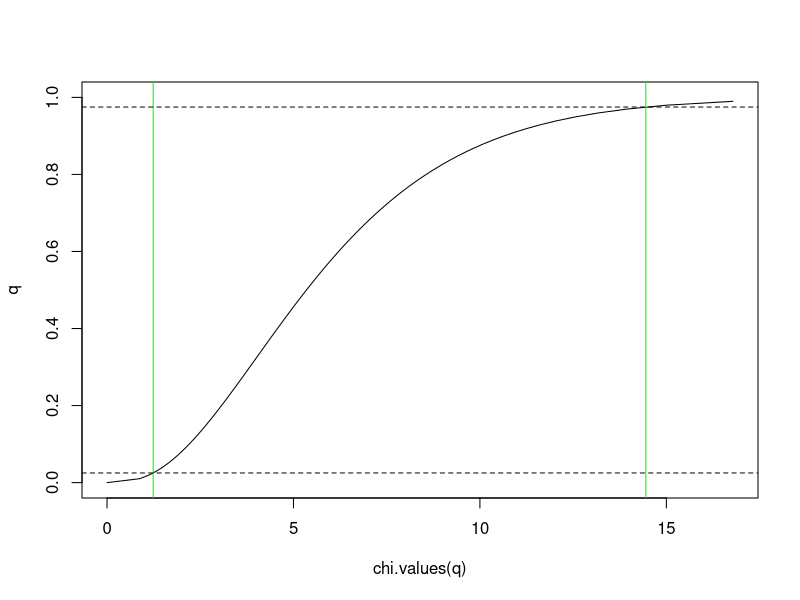

R code for this plot:
require(dplyr)

# Calculating the goodness of fit 

# generic Poisson probability distribution
p <- function(x, lambda){
  lambda^x*exp(-lambda)/factorial(x)
}
p <- Vectorize(p)

# set lambda = 0.3
p.lambda <- function(x){
  p(x, 0.3)
}

# capture the claim experience
claim.experience <- c(96632, 28648, 4400, 476, 36, 8)

# the short way
x <- 0:(length(claim.experience)-1)
test <- chisq.test(claim.experience, p = p.lambda(x)/sum(p.lambda(x)))


##### SOLUTION #############333333333333333333333333333333333333333
print(test)

##### END OF SOLUTION ######333333333333333333333333333333333333333

# the long way
x <- 0:10
N <- 130200

dat <- cbind(x,
             append(claim.experience, rep(0, length(x) - length(claim.experience))),
             round(N*p.lambda(x), 1))

dat <- data.frame(dat)
colnames(dat) <- c('x', 'actual', 'expected')



dat <- dat %>%
  mutate(z=(actual-expected)/sqrt(expected)) %>%
  filter(expected!=0) %>%
  mutate(chi_2=z^2)

chi_2.sum <- sum(dat$chi_2) 
df <- length(dat$actual) - 1

qchisq(0.025, 5)
qchisq(0.975, 5)

chi.values <- function(quant){
  qchisq(quant, df) 
}
chi.values <- Vectorize(chi.values)

q <- seq(0, 1, length.out =  100)
plot(q~chi.values(q), type = 'l')
abline(v = c(chi.values(0.025), chi.values(0.975)), col = 'green')
abline(h = c(0.025, 0.975), lty=c(2,2))
abline(v = chi_2.sum)



